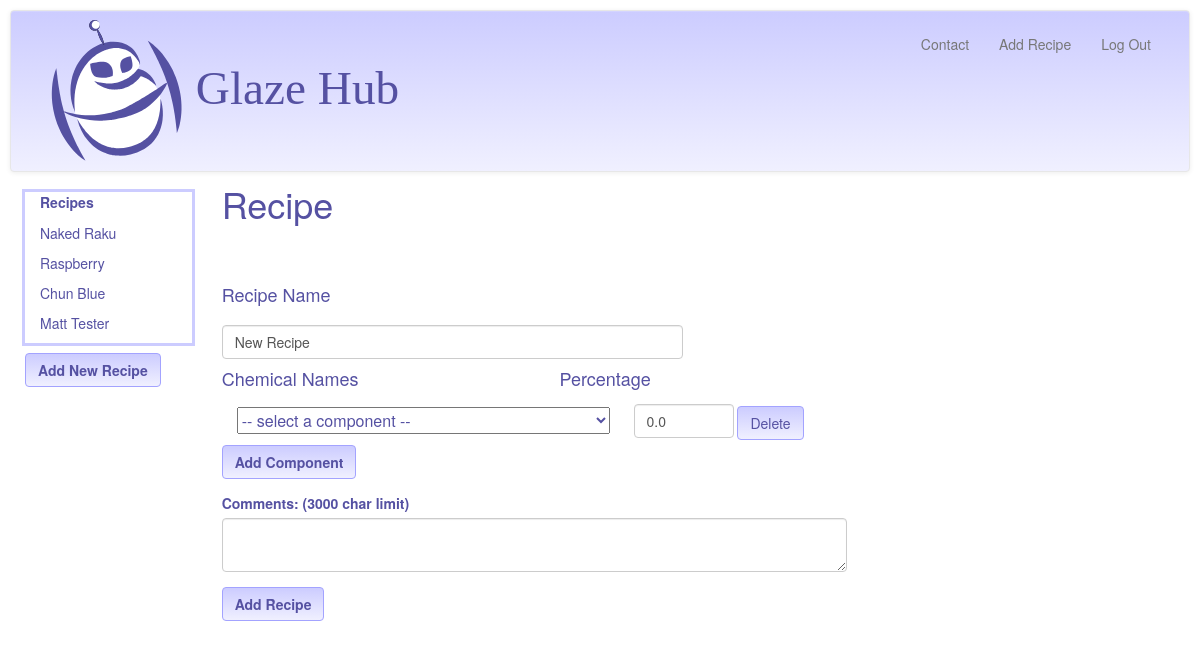
Page /addRecipe/4 (signed in) on the earlier database version.
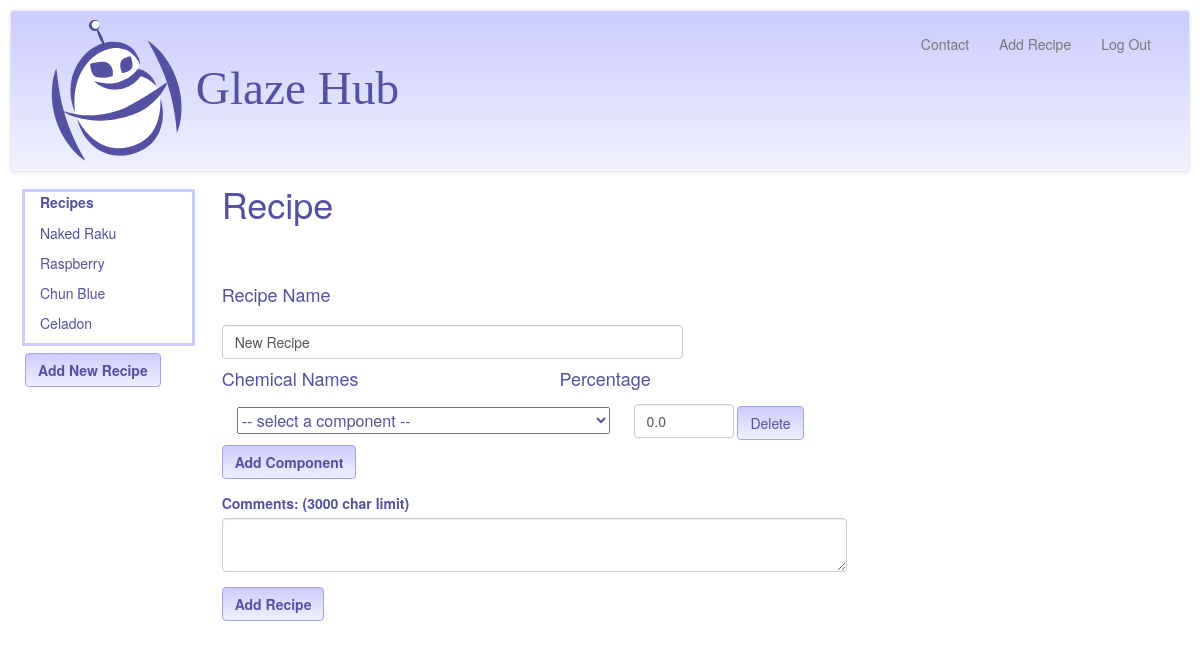
Same page on the later database version.
### model.py (models this page shows, shortened)
class Recipe(Base):
    __tablename__ = "recipes"
    id = Column(Integer, primary_key=True)
    recipe_name = Column(String(120))
    user_id = Column(Integer, ForeignKey('users.id'))
    user_notes = Column(String(3000), nullable=True)
    user = relationship("User", backref=backref("recipes", order_by=id))
    @classmethod
    def getRecipeNamesByUserID(cls, user_id):
        return session.query(Recipe).filter_by(user_id=user_id).all()

### glazehub.py (the view)
@app.route("/addRecipe/<int:userViewID>", methods=['GET'])
def showRecipeAddForm(userViewID):
    recipe_name = ""
    price_quote = float(0.00)
    displayRecipes = showUserRecipeList(userViewID)
    chems = model.session.query(model.Chem).all()
    chemNames = [chem.chem_name for chem in chems]
    components = []
    return render_template("add_recipe.html", chem_names=chemNames,
                           user_id=userViewID,
                           displayRecipes=displayRecipes,
                           recipe_name=recipe_name, components=components,
                           price_quote=price_quote)

### glazehub.py (called while the page is built)
def showUserRecipeList(userViewID):
    userLoginID = session["user_id"]
    if checkUserLoginID(userLoginID, userViewID):
        recipes = model.Recipe.getRecipeNamesByUserID(userLoginID)
        return recipes
    else:
        recipes = model.Recipe.getRecipeNamesByUserID(userViewID)
        return recipes

def checkUserLoginID(userLoginID, userViewID):
    if userLoginID != int(userViewID):
        flash("Invalid User ID. Here are your recipes")
        userViewID = userLoginID
        return False

### templates/add_recipe.html (shortened to what this page needs)
{% extends 'base.html' %}
{% block body %}
<div class = "col-sm-2">
	<div class = "col-sm-12" class = "recipe_list" style="outline: 3px solid #ccccff; margin-bottom:10px" >
    	<label class = "control-label" for="userRecipes">
			Recipes
		</label>
		{% for recipe in displayRecipes %}
		<ul style = "margin-top: 6px" class="recipe_names">
			<a class = "recipe_links" href = "/recipecomps/{{recipe.user_id}}/{{recipe.recipe_name }}">
				<li>{{ recipe.recipe_name }}</li></a>
		</ul>
		{% endfor %}
	</div>
	<div class = "row" id = "add_recipe_button">
		<div class = "col-sm-2">
			<a href = "/addRecipe/{{user_id}}">
			<button class ="btn btn-GH" type = "submit" id = "add_recipe">
					<strong>Add New Recipe</strong></button>
			</a>
		</div>
	</div>
</div>
<div class = "col-sm-10" id = "recipe_section" style="margin-top:-2em">
	<h1>Recipe</h1>
	<div id = "compTemplate">
		<div class = "col-sm-12">
		    <select class = "chemlistoptions" name="chem">
		    	<option disabled selected> -- select a component -- </option>
			</select>
			<input class = "form-control percentage" type = "text"
					name="percentage" value = "0.0" style = "margin-left: 20px"/>
			<button class="btn btn-GH delete_comp">Delete</button>
		</div>
	</div>
	<form method=post>
		<div class = "row">
			<div class = "form-group" id = "recipename">
				<div class = "col-sm-6">
					<label class = "control-label" for="recipename" id ="recipename">
						<h4>Recipe Name</h4>
					</label>
					<input class = "form-control" type = "text" id = "recipename"
						name="recipename" value = "New Recipe" />
				</div>
			</div>
		</div>
		<div id = "chemicals">
		<div class = "row">
			<div class = "col-sm-4">
				<h4>Chemical Names</h4>
			</div>
			<div class = "col-sm-2" style="margin-left:10px">
				<h4>Percentage</h4>
			</div>
		</div>
			<div id = "chems_percents_tbl">
			<div class = "col-sm-8" style = "margin-left:10px">
				<div class ="row">
					<button id = "add_component" class ="btn btn-GH" style="margin-top:5px; margin-left:-10px" ><strong>Add Component</strong>
					</button>
				</div>
			</div>
			<div class = "row" id = "addNotes">
			<label class = "col-sm-8 control-label" for="userCommentslbl" id ="userCommentslbl" style = "margin-top:1em">
				Comments: (3000 char limit)
			</label>
			</div>
			<div class = "row">
				<div class = "col-sm-8" id = "userComments">
					<textarea class = "form-control" name = "usercomments" type = "text" maxlength = "3000", id = "usercomments" style = " margin-bottom:10px"></textarea>
				</div>
			</div>
				<div class = "col-sm-8">
					<div class = "row">
							<button class ="btn btn-GH" style="margin-top:5px; " type = "submit" id = "add_recipe" value="Add Recipe">
							<strong>Add Recipe</strong>
							</button>
					</div>
				</div>
		</div>
	</form>
</div>
{% endblock %}

Differences in the rows shown:
removed Recipe: recipe_name "Matt Tester"
added Recipe: recipe_name "Celadon"
